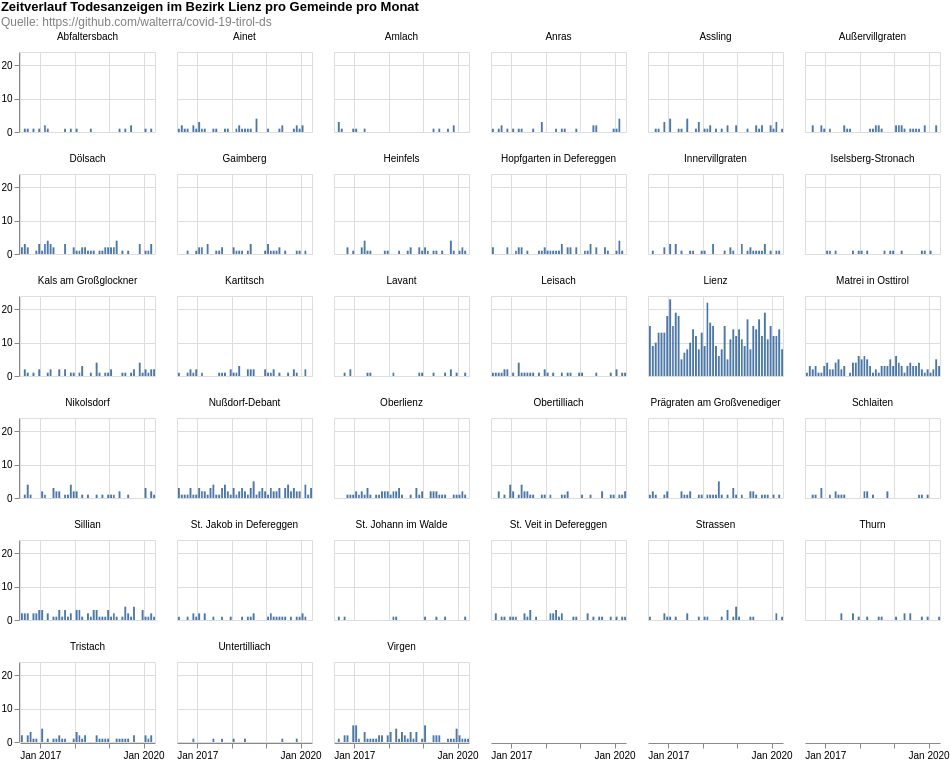

Source (Vega-Lite JSON):
### Vega-Lite specification from a JSON file in a GitHub repository (floating-point values rounded to 4 significant figures; data arrays with more than 128 entries replaced by an {"elided": "..."} marker saying what was removed)
{"$schema": "https://vega.github.io/schema/vega-lite/v4.8.1.json", "columns": 6, "config": {"view": {"continuousHeight": 300, "continuousWidth": 400}}, "data": {"name": "data-a2c000c13792c1a1cab1a6370fcac8c2"}, "datasets": {"data-a2c000c13792c1a1cab1a6370fcac8c2": {"elided": "1732 records"}}, "facet": {"field": "municipaly", "title": null, "type": "nominal"}, "padding": 0, "spec": {"layer": [{"encoding": {"tooltip": [{"field": "date", "timeUnit": "yearmonth", "type": "temporal"}, {"aggregate": "sum", "field": "count", "type": "quantitative"}], "x": {"field": "date", "timeUnit": "yearmonth", "title": null, "type": "temporal"}, "y": {"aggregate": "sum", "field": "count", "title": null, "type": "quantitative"}}, "height": 80, "mark": "bar", "width": 135}]}, "title": {"color": "black", "subtitle": ["Quelle: https://github.com/walterra/covid-19-tirol-ds"], "subtitleColor": "gray", "text": ["Zeitverlauf Todesanzeigen im Bezirk Lienz pro Gemeinde pro Monat"]}}
